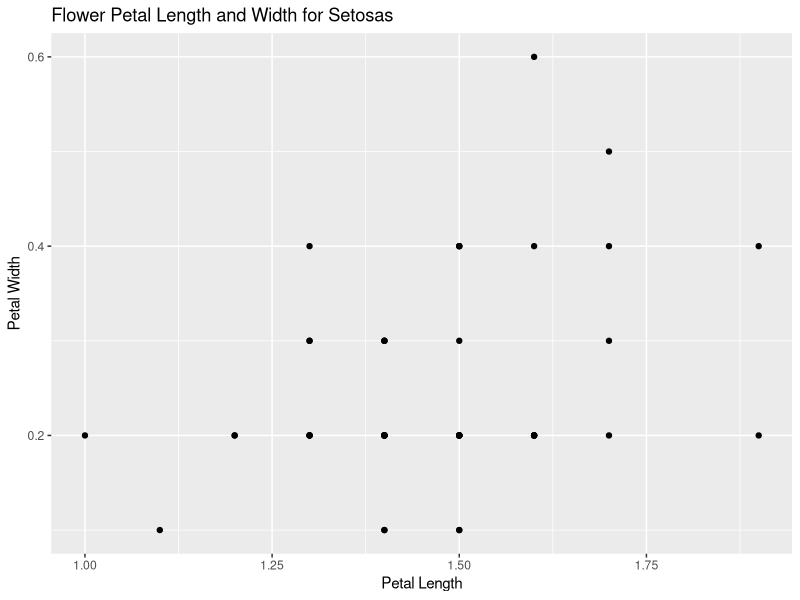

Write the R code that produced this figure.
iris <- iris

install.packages("tidyverse")
library(tidyverse)


iris <- iris %>%
  filter(Species == "setosa")

#ggplot creates the plot but it will always be a white space
#because it doesn't have the points
ggplot(iris) +
  geom_point(aes(x=Petal.Length, y = Petal.Width))+
  labs(title = "Flower Petal Length and Width for Setosas",
       x = "Petal Length",
       y = "Petal Width")
